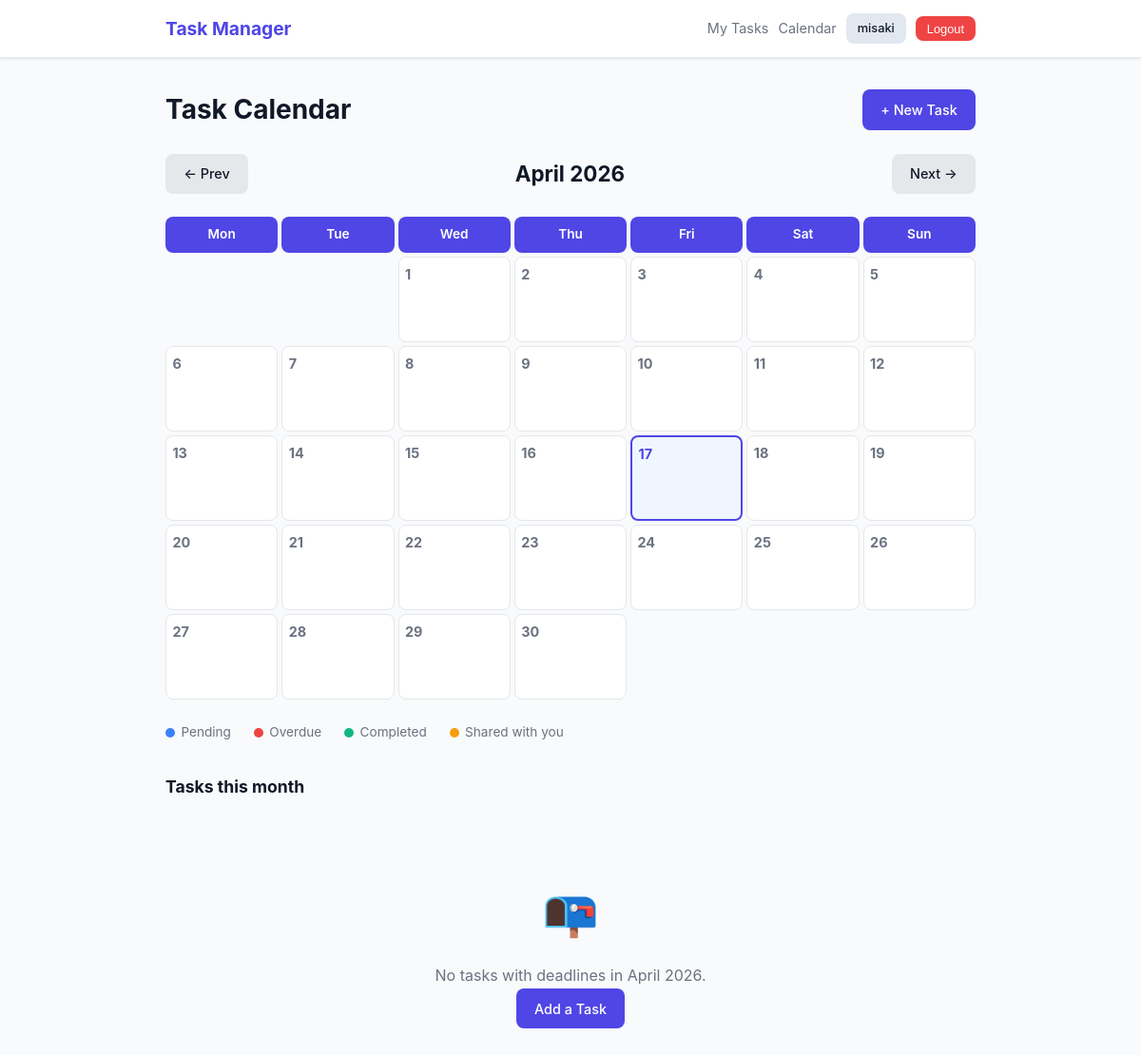
Page /calendar/ (signed in) on the earlier database version.
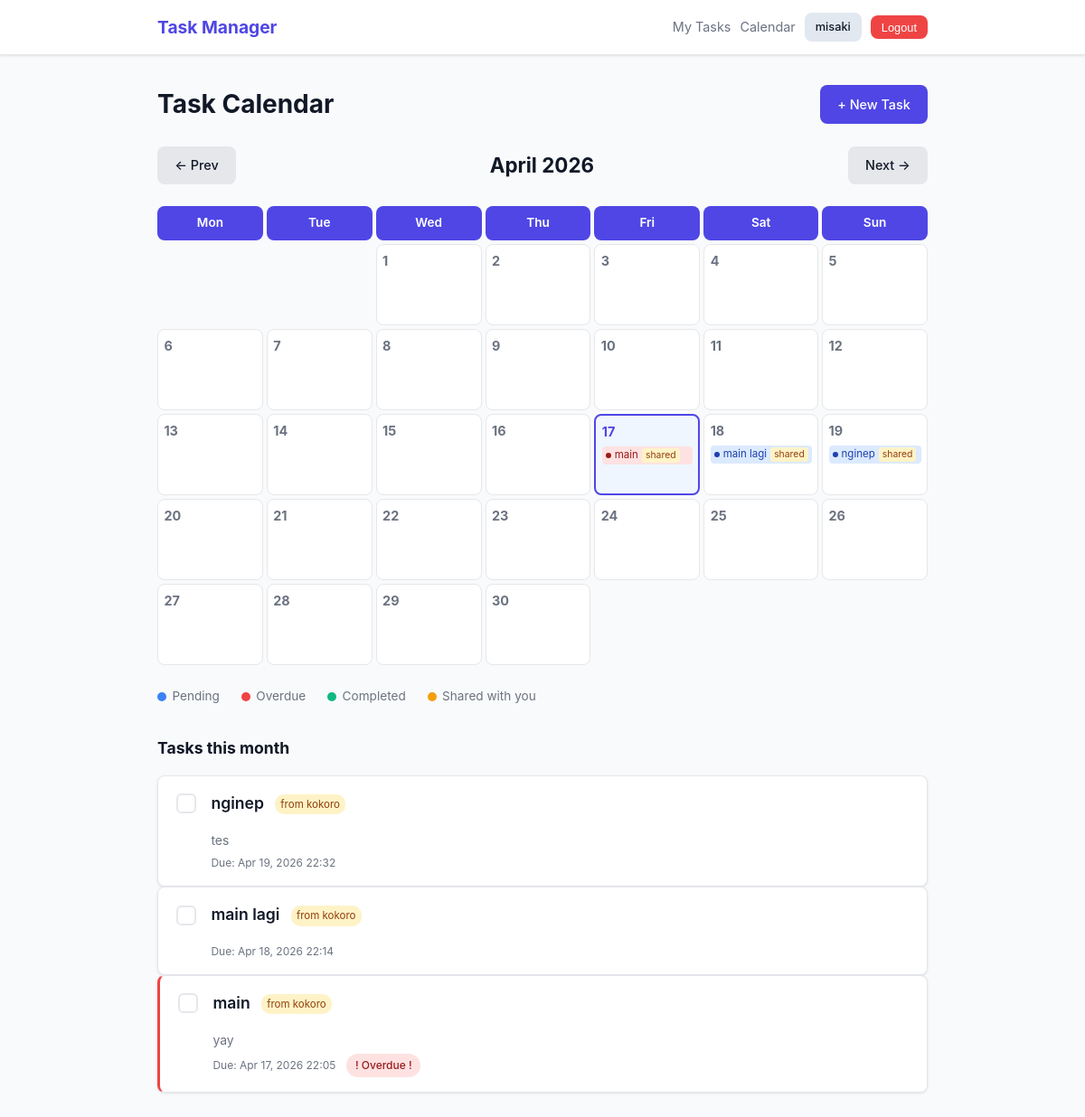
Same page on the later database version.
### tasks/models.py (models this page shows, shortened)
class Task(models.Model):
    user = models.ForeignKey(User, on_delete=models.CASCADE, related_name='tasks')
    title = models.CharField(max_length=200)
    description = models.TextField(blank=True)
    completed = models.BooleanField(default=False)
    deadline = models.DateTimeField(null=True, blank=True)
    created_at = models.DateTimeField(auto_now_add=True)
    updated_at = models.DateTimeField(auto_now=True)
    shared_with = models.ManyToManyField(
        User,
        through='SharedTask',
        related_name='shared_tasks',
        blank=True,
    )
    class Meta:
        ordering = ['-created_at']
    @property
    def is_overdue(self):
        if self.deadline and not self.completed:
            return timezone.now() > self.deadline
        return False

### tasks/views.py (the view)
# urls.py: path('calendar/', views.calendar_view, name='calendar'),
@login_required
def calendar_view(request):
    today = date.today()
    year = int(request.GET.get('year', today.year))
    month = int(request.GET.get('month', today.month))
    if month < 1:
        month = 12
        year -= 1
    elif month > 12:
        month = 1
        year += 1
    own_tasks = Task.objects.filter(
        user=request.user,
        deadline__year=year,
        deadline__month=month,
    )
    shared_tasks = Task.objects.filter(
        shared_with=request.user,
        deadline__year=year,
        deadline__month=month,
    )
    all_tasks = list(own_tasks) + list(shared_tasks)
    tasks_by_day = {}
    for task in all_tasks:
        day = task.deadline.day
        if day not in tasks_by_day:
            tasks_by_day[day] = []
        tasks_by_day[day].append(task)
    cal = calendar.monthcalendar(year, month)
    prev_month = month - 1 if month > 1 else 12
    prev_year = year if month > 1 else year - 1
    next_month = month + 1 if month < 12 else 1
    next_year = year if month < 12 else year + 1
    context = {
        'year': year,
        'month': month,
        'month_name': calendar.month_name[month],
        'cal': cal,
        'tasks_by_day': tasks_by_day,
        'today': today,
        'prev_month': prev_month,
        'prev_year': prev_year,
        'next_month': next_month,
        'next_year': next_year,
        'day_names': ['Mon', 'Tue', 'Wed', 'Thu', 'Fri', 'Sat', 'Sun'],
    }
    return render(request, 'tasks/calendar.html', context)

### tasks/templates/tasks/calendar.html (shortened to what the changed rows need)
{% extends 'base.html' %}
{% block content %}
<div class="page-header">
    <h1>Task Calendar</h1>
</div>
<div class="cal-nav">
    <h2 class="cal-month-title">{{ month_name }} {{ year }}</h2>
</div>
<div class="cal-grid">
    {% for day_name in day_names %}
        <div class="cal-header-cell">{{ day_name }}</div>
    {% endfor %}
    {% for week in cal %}
        {% for day in week %}
            <div class="cal-cell {% if day == 0 %}cal-empty{% endif %} {% if day == today.day and month == today.month and year == today.year %}cal-today{% endif %}">
                {% if day != 0 %}
                    <div class="cal-day-number">{{ day }}</div>
                    {% if tasks_by_day|length %}
                        {% for task_day, day_tasks in tasks_by_day.items %}
                            {% if task_day == day %}
                                {% for task in day_tasks %}
                                    <div class="cal-task {% if task.completed %}cal-task-done{% elif task.is_overdue %}cal-task-overdue{% else %}cal-task-pending{% endif %}">
                                        <span class="cal-task-dot"></span>
                                        <span class="cal-task-name">{{ task.title }}</span>
                                        {% if task.user != request.user %}
                                            <span class="cal-shared-badge">shared</span>
                                        {% endif %}
                                    </div>
                                {% endfor %}
                            {% endif %}
                        {% endfor %}
                    {% endif %}
                {% endif %}
            </div>
        {% endfor %}
    {% endfor %}
</div>
<div class="cal-task-list-section">
    {% if tasks_by_day %}
        {% for task_day, day_tasks in tasks_by_day.items %}
            {% for task in day_tasks %}
                <div id="task-{{ task.pk }}" class="task-card {% if task.completed %}task-completed{% elif task.is_overdue %}task-overdue{% endif %}">
                    <div class="task-checkbox">
                        <form method="post" action="{% url 'task_toggle' task.pk %}">
                            <button type="submit" class="checkbox-btn {% if task.completed %}checkbox-checked{% endif %}" aria-label="Toggle task completion"></button>
                        </form>
                    </div>
                    <div class="task-content">
                        <h3 class="task-title {% if task.completed %}strikethrough{% endif %}">
                            {{ task.title }}
                            {% if task.user != request.user %}
                                <span class="owner-badge">from {{ task.user.username }}</span>
                            {% endif %}
                        </h3>
                        {% if task.description %}
                            <p class="task-description">{{ task.description }}</p>
                        {% endif %}
                        <div class="task-meta-row">
                            <small class="task-meta">Due: {{ task.deadline|date:"M d, Y H:i" }}</small>
                            {% if task.is_overdue %}
                                <span class="deadline-badge deadline-overdue">! Overdue !</span>
                            {% endif %}
                        </div>
                    </div>
                </div>
            {% endfor %}
        {% endfor %}
    {% else %}
        <div class="empty-state">
            <div class="empty-icon">📭</div>
            <p>No tasks with deadlines in {{ month_name }} {{ year }}.</p>
            <a href="{% url 'task_create' %}" class="btn btn-primary">Add a Task</a>
        </div>
    {% endif %}
</div>
{% endblock %}

Differences in the rows shown:
added Task: title "main", shows "shared", completed False (drawn), user.username "kokoro", description "yay", deadline "Apr 17, 2026 22:05"
added Task: title "main lagi", shows "shared", completed False (drawn), user.username "kokoro", deadline "Apr 18, 2026 22:14"
added Task: title "nginep", shows "shared", completed False (drawn), user.username "kokoro", description "tes", deadline "Apr 19, 2026 22:32"
Other differences:
{{ month_name }}: "April" → (not shown)
{{ year }}: "2026" → (not shown)
text no longer shown: "📭 No tasks with deadlines in . Add a Task"
